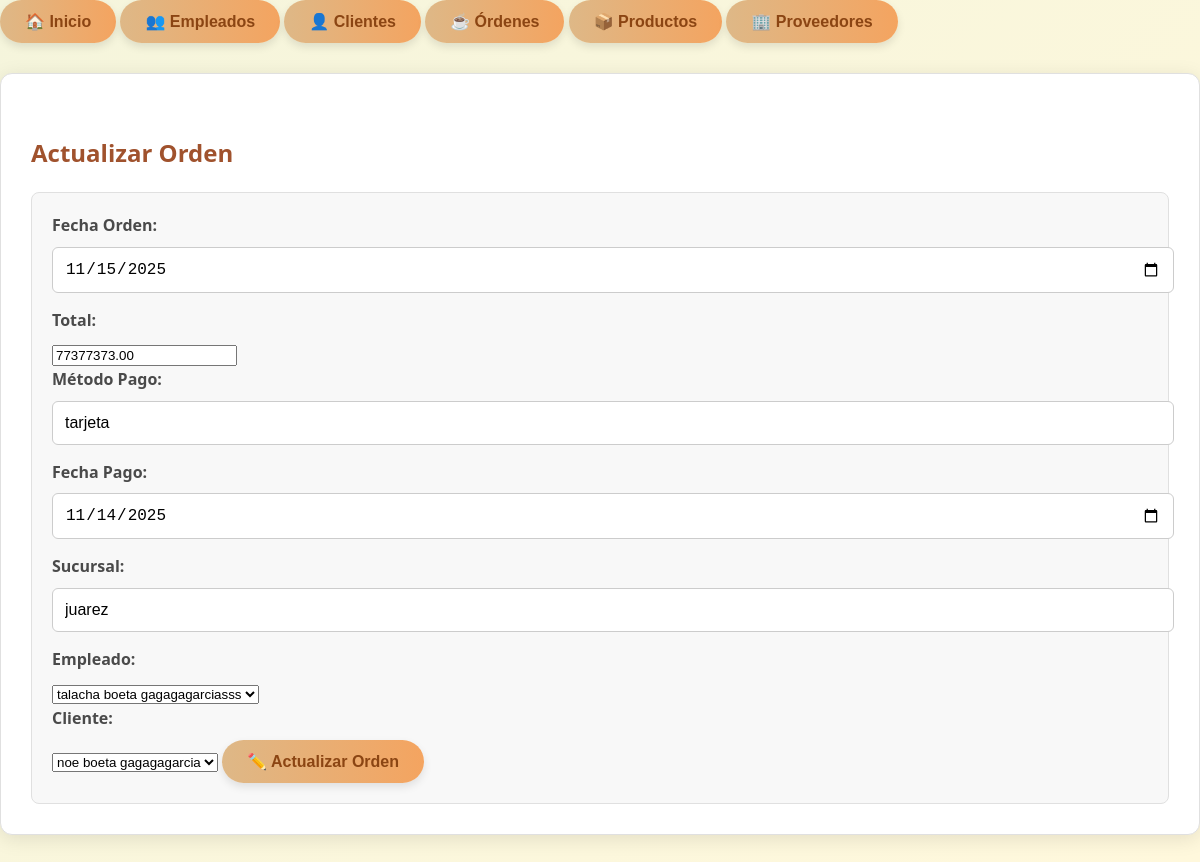
The app's page /actualizar_orden/2/ with its own data.
### app_cafeteria/models.py (models this page shows, shortened)
class Orden(models.Model):
    id_orden = models.AutoField(primary_key=True)
    fecha_orden = models.DateField()
    total = models.DecimalField(max_digits=10, decimal_places=2)
    metodo_pago = models.CharField(max_length=50)
    fecha_pago = models.DateField()
    sucursal = models.CharField(max_length=100)
    id_empleado = models.ForeignKey('Empleado', on_delete=models.CASCADE)
    id_cliente = models.ForeignKey('Cliente', on_delete=models.CASCADE)

class Empleado(models.Model):
    nombre = models.CharField(max_length=50)
    apellido = models.CharField(max_length=50)
    fecha_nacimiento = models.DateField()
    correo = models.EmailField(unique=True)
    telefono = models.CharField(max_length=15)
    domicilio = models.TextField()
    fecha_ingreso = models.DateField()

class Cliente(models.Model):
    nombre = models.CharField(max_length=50)
    apellido = models.CharField(max_length=50)
    fecha_nacimiento = models.DateField()
    correo = models.EmailField(unique=True)
    telefono = models.CharField(max_length=15)
    fecha_ingreso = models.DateField()
    domicilio = models.TextField()

### app_cafeteria/views.py (the view, shortened to what this page needs)
# urls.py: path('actualizar_orden/<int:id>/', views.actualizar_orden, name='actualizar_orden'),
def actualizar_orden(request, id):
    orden = get_object_or_404(Orden, id_orden=id)
    empleados = Empleado.objects.all()
    clientes = Cliente.objects.all()
    return render(request, 'orden/actualizar_orden.html', {'orden': orden, 'empleados': empleados, 'clientes': clientes})

### app_cafeteria/templates/orden/actualizar_orden.html (shortened to what this page needs)
{% extends 'base.html' %}
{% block content %}
<h2>Actualizar Orden</h2>
<form method="post">
    <label for="fecha_orden">Fecha Orden:</label>
    <input type="date" id="fecha_orden" name="fecha_orden" value="{{ orden.fecha_orden|date:'Y-m-d' }}" required>
    <label for="total">Total:</label>
    <input type="number" step="0.01" id="total" name="total" value="{{ orden.total }}" required>
    <label for="metodo_pago">Método Pago:</label>
    <input type="text" id="metodo_pago" name="metodo_pago" value="{{ orden.metodo_pago }}" required>
    <label for="fecha_pago">Fecha Pago:</label>
    <input type="date" id="fecha_pago" name="fecha_pago" value="{{ orden.fecha_pago|date:'Y-m-d' }}" required>
    <label for="sucursal">Sucursal:</label>
    <input type="text" id="sucursal" name="sucursal" value="{{ orden.sucursal }}" required>
    <label for="id_empleado">Empleado:</label>
    <select id="id_empleado" name="id_empleado" required>
        {% for empleado in empleados %}
        <option value="{{ empleado.id }}" {% if empleado.id == orden.id_empleado.id %}selected{% endif %}>{{ empleado.nombre }} {{ empleado.apellido }}</option>
        {% endfor %}
    </select>
    <label for="id_cliente">Cliente:</label>
    <select id="id_cliente" name="id_cliente" required>
        {% for cliente in clientes %}
        <option value="{{ cliente.id }}" {% if cliente.id == orden.id_cliente.id %}selected{% endif %}>{{ cliente.nombre }} {{ cliente.apellido }}</option>
        {% endfor %}
    </select>
    <button type="submit">✏️ Actualizar Orden</button>
</form>
{% endblock %}

### app_cafeteria/static/css/styles.css (style rules this page uses)
body { font-family: 'Segoe UI', Tahoma, Geneva, Verdana, sans-serif; background: linear-gradient(135deg, #f5f5dc 0%, #fff8dc 100%); color: #4a4a4a; margin: 0; padding: 0; line-height: 1.6; }
h2 { color: #a0522d; margin-top: 30px; }
form { margin-top: 20px; background-color: #f8f8f8; padding: 20px; border-radius: 8px; border: 1px solid #e0e0e0; }
label { display: block; margin-bottom: 8px; font-weight: 600; color: #4a4a4a; }
input[type="text"], input[type="email"], input[type="date"], textarea { width: 100%; padding: 12px; margin-bottom: 15px; border: 1px solid #ccc; border-radius: 6px; font-size: 16px; transition: border-color 0.3s ease; }
button { background: linear-gradient(90deg, #deb887 0%, #f4a460 100%); color: #8b4513; padding: 12px 25px; border: none; border-radius: 25px; cursor: pointer; font-size: 16px; font-weight: 600; transition: all 0.3s ease; box-shadow: 0 4px 8px rgba(0,0,0,0.1); }

### records on screen
Orden: fecha_orden "11/15/2025", total "77377373.00", metodo_pago "tarjeta", fecha_pago "11/14/2025", sucursal "juarez", id_empleado "talacha boeta gagagagarciasss", id_cliente "noe boeta gagagagarcia"
